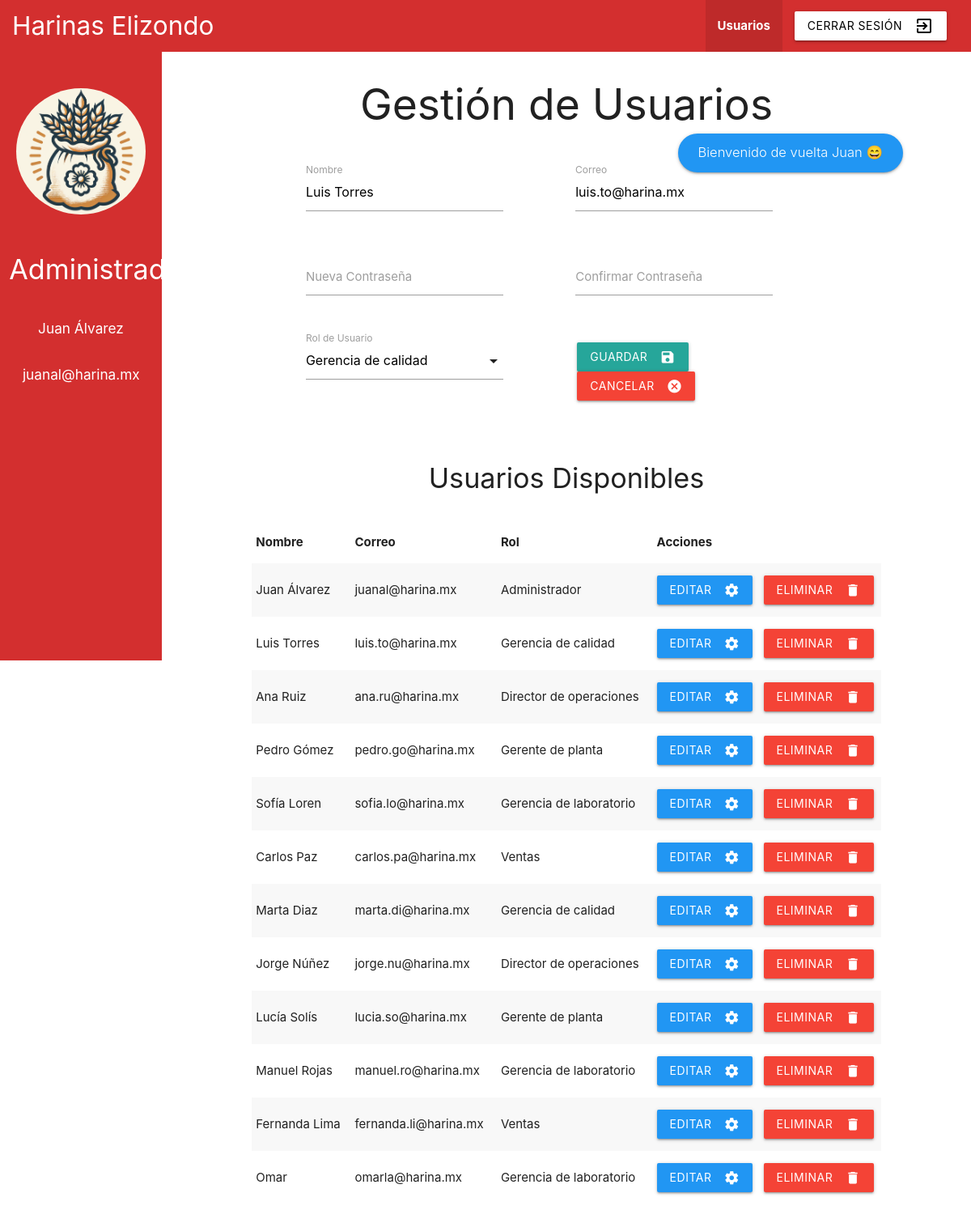
Page /dashboard.php?user_id=2 (signed in) on the committed database.
### tables this page shows
CREATE TABLE `rol` (
  `id_rol` int(11) NOT NULL,
  `rol` varchar(50) NOT NULL,
  `color` varchar(50) NOT NULL
);

CREATE TABLE `usuario` (
  `id_usuario` int(11) NOT NULL,
  `nombre` varchar(100) NOT NULL,
  `contra` varchar(32) NOT NULL,
  `id_rol` int(11) DEFAULT NULL,
  `correo` varchar(100) NOT NULL
);

### actions/db.php (called while the page is built, shortened)
<?php
function query ($conn, $q) {
    return $conn->query($q);
}
?>

### views/usuarios.php (the view, shortened to what this page needs)
<?php
	$result_roles = query($conn, "SELECT * FROM rol;");
	$result_users = query($conn, "SELECT * FROM usuario;");
	$roles_array = array();
	$update_mode = isset($_GET['user_id']);
	$update = "";
	if ($update_mode) {
		$user_update = query($conn, "SELECT * FROM usuario WHERE id_usuario=".$_GET['user_id'].";");
		$update = $user_update->fetch_assoc();
	}
?>
<div class="col s12">
	<div class="row center-align">
		<h2>Gestión de Usuarios</h2>
	</div>
	<div class="row">
		<form class="col s12" method="POST" action="actions/usuarios.php<?php echo $update_mode ? "?user_update_id=".$_GET['user_id'] : "" ?>">
			<div class="row">
				<div class="input-field col s4 offset-s1">
					<input id="nombre" type="text" class="validate" name="name" value="<?php echo $update_mode ? $update['nombre'] : ""; ?>">
					<label for="nombre">Nombre</label>
		        </div>
		        <div class="input-field col s4 offset-s1">
					<input id="correo" type="text" class="validate" name="email" value="<?php echo $update_mode ? $update['correo'] : ""; ?>">
					<label for="correo">Correo</label>
		        </div>
		    </div>
		    <div class="row">
				<div class="input-field col s4 offset-s1">
					<input id="password" type="password" class="validate" name="password">
					<label for="password"><?php echo $update_mode ? "Nueva " : "" ?>Contraseña</label>
		        </div>
		        <div class="input-field col s4 offset-s1">
					<input id="repeat" type="password" class="validate" name="repeat">
					<label for="repeat">Confirmar Contraseña</label>
		        </div>
		    </div>
		    <div class="row">
			    <div class="input-field col s4 offset-s1">
						<?php
							while ($row = $result_roles->fetch_assoc()) {
								$roles_array[] = $row['rol'];
    						}
						?>
					<label>Rol de Usuario</label>
				</div>
				<div class="input-field col s4 offset-s1">
					<div class="buttons-row row">
						<button class="<?php echo $update_mode ? "" : "hide "; ?>margin-left waves-effect waves-light btn" name="action" value="update" type="submit">
							<i class="material-icons right">save</i>Guardar
						</button>
						<a href="dashboard.php" class="<?php echo $update_mode ? "" : "hide "; ?> margin-left waves-effect waves-light btn red">
							<i class="material-icons right">cancel</i>Cancelar
						</a>
					</div>
				</div>
			</div>
		</form>
	</div>
	<div class="row center-align">
		<h4>Usuarios Disponibles</h4>
	</div>
	<div class="row">
		<div class="col s12">
			<table class="striped">
				<thead>
					<tr>
						<th>Nombre</th>
						<th>Correo</th>
						<th>Rol</th>
						<th>Acciones</th>
					</tr>
				</thead>
				<tbody>
					<?php
						while ($row = $result_users->fetch_assoc()) {
							echo "<tr>";
							echo "<td>".$row['nombre']."</td>";
							echo "<td>".$row['correo']."</td>";
							echo "<td>".$roles_array[$row['id_rol']-1]."</td>";
							echo "<td>";
							echo "<a class=\"blue waves-effect waves-light btn\" href=\"?user_id=".$row["id_usuario"]."\"><i class=\"material-icons right\">settings</i>Editar</a>";
							echo "<a class=\"red margin-left waves-effect waves-light btn\" href=\"actions/usuarios.php?user_id=".$row["id_usuario"]."\"><i class=\"material-icons right\">delete</i>Eliminar</a>";
							echo "</td>";
							echo "</tr>";
						}
					?>
				</tbody>
			</table>
		</div>
	</div>
</div>

### components/sidebar.php
<div class="sidebar col s2 <?php echo $role['color']; ?>">
	<div class="row">
		<img class="img-sidebar" src="assets/icon.png">
	</div>
	<div class="row">
		<div class="col s12 center-align">
			<h4 class="white-text title"><?php echo $role['rol']; ?></h4>
		</div>
	</div>
	<div class="row">
		<div class="col s10 offset-s1 center-align">
			<h6 class="white-text"><?php echo $_SESSION['nombre']; ?></h6>
		</div>
	</div>
	<div class="row">
		<div class="col s10 offset-s1 center-align">
			<h6 class="white-text"><?php echo $_SESSION['correo']; ?></h6>
		</div>
	</div>
</div>

### dashboard.php (style rules this page uses)
.title { text-transform: capitalize; }
.img-sidebar { width: 80%; border-radius: 100%; margin-left: 10%; margin-top: 3rem; }
.sidebar { height: 94vh; position: fixed; }

### views/usuarios.php (style rules this page uses)
.margin-left { margin-left: 5%; }

### rows in the picture
rol: rol "Administrador"
usuario: name "Luis Torres", email "luis.to@harina.mx", nombre "Luis Torres", correo "luis.to@harina.mx", id_rol "Gerencia de calidad"
usuario: nombre "Juan Álvarez", correo "juanal@harina.mx", id_rol "Administrador"
usuario: nombre "Ana Ruiz", correo "ana.ru@harina.mx", id_rol "Director de operaciones"
usuario: nombre "Pedro Gómez", correo "pedro.go@harina.mx", id_rol "Gerente de planta"
usuario: nombre "Sofía Loren", correo "sofia.lo@harina.mx", id_rol "Gerencia de laboratorio"
usuario: nombre "Carlos Paz", correo "carlos.pa@harina.mx", id_rol "Ventas"
usuario: nombre "Marta Diaz", correo "marta.di@harina.mx", id_rol "Gerencia de calidad"
usuario: nombre "Jorge Núñez", correo "jorge.nu@harina.mx", id_rol "Director de operaciones"
usuario: nombre "Lucía Solís", correo "lucia.so@harina.mx", id_rol "Gerente de planta"
usuario: nombre "Manuel Rojas", correo "manuel.ro@harina.mx", id_rol "Gerencia de laboratorio"
usuario: nombre "Fernanda Lima", correo "fernanda.li@harina.mx", id_rol "Ventas"
usuario: nombre "Omar", correo "omarla@harina.mx", id_rol "Gerencia de laboratorio"

### other values in the picture
$view "Usuarios"
$_SESSION['nombre'] "Juan Álvarez"
$_SESSION['correo'] "juanal@harina.mx"
